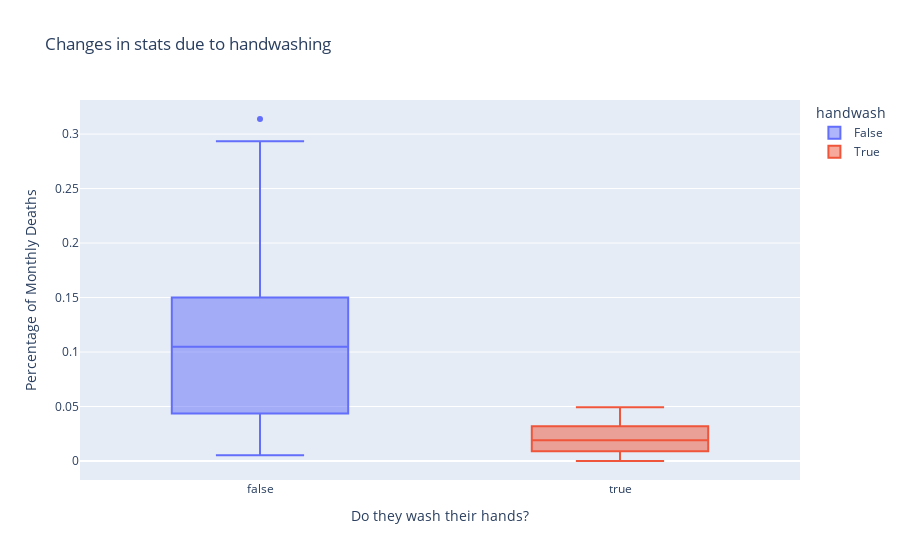

Here is the notebook cell this chart was saved with:
### Code cell
plt.figure(figsize = (8,4), dpi = 200)
fig = px.box(df_monthly,
            x =df_monthly["handwash"],
            y=df_monthly["pct_deaths"],
            color = "handwash",
            title='Changes in stats due to handwashing'
)

fig.update_layout(xaxis_title='Do they wash their hands?',
                  yaxis_title='Percentage of Monthly Deaths',)

fig.show()

### Figure 1 — Plotly figure (JSON) as saved in the notebook; plotly's stock layout.template omitted (floating-point values rounded to 4 significant figures)
{"data": [{"alignmentgroup": "True", "hovertemplate": "handwash=%{x}<br>pct_deaths=%{y}<extra></extra>", "legendgroup": "False", "marker": {"color": "#636efa"}, "name": "False", "notched": false, "offsetgroup": "False", "orientation": "v", "showlegend": true, "type": "box", "x": [false, false, false, false, false, false, false, false, false, false, false, false, false, false, false, false, false, false, false, false, false, false, false, false, false, false, false, false, false, false, false, false, false, false, false, false, false, false, false, false, false, false, false, false, false, false, false, false, false, false, false, false, false, false, false, false, false, false, false, false, false, false, false, false, false, false, false, false, false, false, false, false, false, false, false, false, false], "x0": " ", "xaxis": "x", "y": [0.1457, 0.07531, 0.04332, 0.01569, 0.007843, 0.05, 0.08421, 0.01351, 0.01878, 0.1102, 0.2255, 0.2085, 0.1222, 0.1023, 0.1074, 0.03226, 0.06593, 0.2078, 0.2546, 0.1839, 0.2934, 0.2297, 0.3138, 0.1912, 0.1597, 0.1241, 0.1193, 0.06098, 0.04082, 0.005236, 0.01554, 0.02262, 0.176, 0.07143, 0.08051, 0.1516, 0.1128, 0.1703, 0.1731, 0.05833, 0.02679, 0.04369, 0.0632, 0.01224, 0.03226, 0.1102, 0.1055, 0.07591, 0.04745, 0.04452, 0.04231, 0.04392, 0.07143, 0.06122, 0.03586, 0.1055, 0.1484, 0.1094, 0.1049, 0.1339, 0.1809, 0.1543, 0.1897, 0.1344, 0.1015, 0.131, 0.1806, 0.1439, 0.1496, 0.1077, 0.05369, 0.03215, 0.01923, 0.03607, 0.1827, 0.1224, 0.02239], "y0": " ", "yaxis": "y"}, {"alignmentgroup": "True", "hovertemplate": "handwash=%{x}<br>pct_deaths=%{y}<extra></extra>", "legendgroup": "True", "marker": {"color": "#EF553B"}, "name": "True", "notched": false, "offsetgroup": "True", "orientation": "v", "showlegend": true, "type": "box", "x": [true, true, true, true, true, true, true, true, true, true, true, true, true, true, true, true, true, true, true, true, true], "x0": " ", "xaxis": "x", "y": [0.012, 0.01894, 0.0458, 0.03957, 0.04472, 0.0293, 0.03534, 0.006873, 0, 0.006557, 0.009585, 0.01136, 0.003717, 0, 0.009615, 0.02341, 0.02903, 0.0134, 0.02233, 0.03085, 0.04926], "y0": " ", "yaxis": "y"}], "layout": {"boxmode": "overlay", "legend": {"title": {"text": "handwash"}, "tracegroupgap": 0}, "title": {"text": "Changes in stats due to handwashing"}, "xaxis": {"anchor": "y", "categoryarray": [false, true], "categoryorder": "array", "domain": [0, 1], "title": {"text": "Do they wash their hands?"}}, "yaxis": {"anchor": "x", "domain": [0, 1], "title": {"text": "Percentage of Monthly Deaths"}}}}
